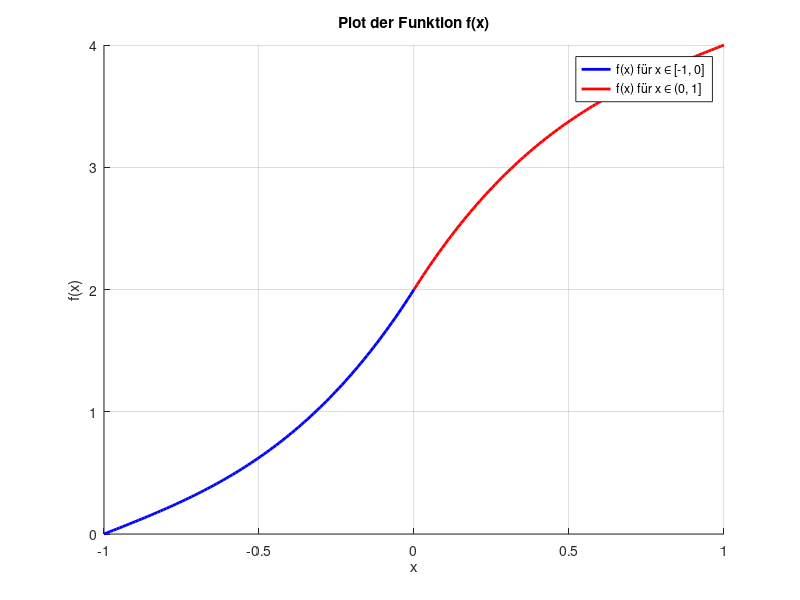

This figure's MATLAB source:
% Werte für x definieren
x1 = linspace(-1, 0, 100);
x2 = linspace(0, 1, 100);
y1 = (x1 + 1) + (x1 + 1).^3;
y2 = 4 + (x2 - 1) + (x2 - 1).^3;

% Plotte die Funktion
figure;
hold on;
plot(x1, y1, 'b', 'LineWidth', 2);
plot(x2, y2, 'r', 'LineWidth', 2);
xlabel('x');
ylabel('f(x)');
title('Plot der Funktion f(x)');
legend('f(x) für x \in [-1, 0]', 'f(x) für x \in (0, 1]');
grid on;
hold off;

% Ausgeben als PNG
print('47.png', '-dpng');
